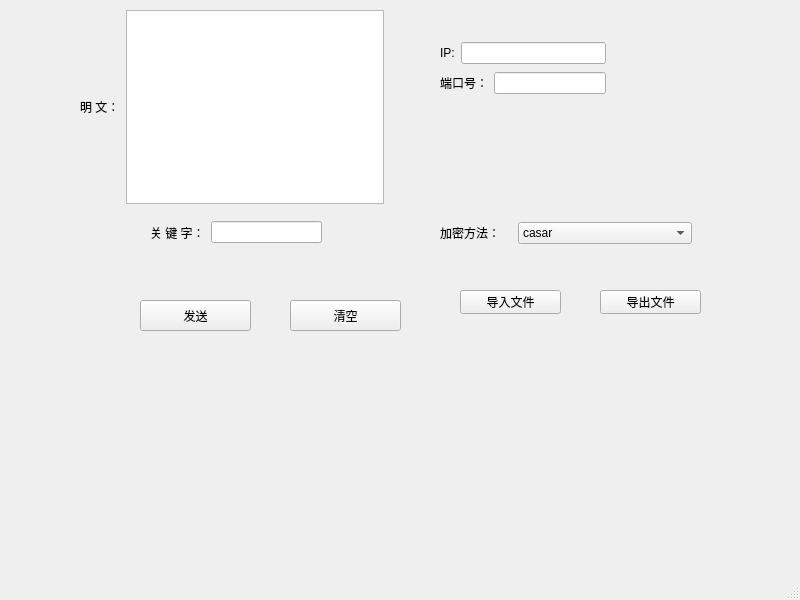
<?xml version="1.0" encoding="UTF-8"?>
<ui version="4.0">
 <class>MainWindow</class>
 <widget class="QMainWindow" name="MainWindow">
  <property name="geometry">
   <rect>
    <x>0</x>
    <y>0</y>
    <width>800</width>
    <height>600</height>
   </rect>
  </property>
  <property name="windowTitle">
   <string>MainWindow</string>
  </property>
  <widget class="QWidget" name="centralwidget">
   <widget class="QLabel" name="label">
    <property name="geometry">
     <rect>
      <x>310</x>
      <y>320</y>
      <width>181</width>
      <height>101</height>
     </rect>
    </property>
    <property name="text">
     <string/>
    </property>
   </widget>
   <widget class="QPushButton" name="pushButton">
    <property name="geometry">
     <rect>
      <x>140</x>
      <y>300</y>
      <width>111</width>
      <height>31</height>
     </rect>
    </property>
    <property name="text">
     <string>发送</string>
    </property>
   </widget>
   <widget class="QPushButton" name="test">
    <property name="geometry">
     <rect>
      <x>600</x>
      <y>290</y>
      <width>101</width>
      <height>24</height>
     </rect>
    </property>
    <property name="text">
     <string>导出文件</string>
    </property>
   </widget>
   <widget class="QPushButton" name="pushButton_2">
    <property name="geometry">
     <rect>
      <x>460</x>
      <y>290</y>
      <width>101</width>
      <height>24</height>
     </rect>
    </property>
    <property name="text">
     <string>导入文件</string>
    </property>
   </widget>
   <widget class="QPushButton" name="pushButton_3">
    <property name="geometry">
     <rect>
      <x>290</x>
      <y>300</y>
      <width>111</width>
      <height>31</height>
     </rect>
    </property>
    <property name="text">
     <string>清空</string>
    </property>
   </widget>
   <widget class="QWidget" name="">
    <property name="geometry">
     <rect>
      <x>440</x>
      <y>220</y>
      <width>252</width>
      <height>26</height>
     </rect>
    </property>
    <layout class="QHBoxLayout" name="horizontalLayout">
     <item>
      <widget class="QLabel" name="label_4">
       <property name="text">
        <string>加密方法：</string>
       </property>
      </widget>
     </item>
     <item>
      <widget class="QComboBox" name="way">
       <item>
        <property name="text">
         <string>casar</string>
        </property>
       </item>
       <item>
        <property name="text">
         <string>Keyword cipher</string>
        </property>
       </item>
       <item>
        <property name="text">
         <string>vigenere</string>
        </property>
       </item>
       <item>
        <property name="text">
         <string>autokeycipher</string>
        </property>
       </item>
       <item>
        <property name="text">
         <string>Playfair cipher</string>
        </property>
       </item>
       <item>
        <property name="text">
         <string>Permutation cipher</string>
        </property>
       </item>
       <item>
        <property name="text">
         <string>Column pemutation cipher</string>
        </property>
       </item>
       <item>
        <property name="text">
         <string>RC4</string>
        </property>
       </item>
       <item>
        <property name="text">
         <string>DES</string>
        </property>
       </item>
       <item>
        <property name="text">
         <string>RSA</string>
        </property>
       </item>
       <item>
        <property name="text">
         <string>DH</string>
        </property>
       </item>
      </widget>
     </item>
    </layout>
   </widget>
   <widget class="QWidget" name="">
    <property name="geometry">
     <rect>
      <x>150</x>
      <y>220</y>
      <width>172</width>
      <height>25</height>
     </rect>
    </property>
    <layout class="QHBoxLayout" name="horizontalLayout_2">
     <item>
      <widget class="QLabel" name="label_2">
       <property name="text">
        <string>关 键 字：</string>
       </property>
      </widget>
     </item>
     <item>
      <widget class="QLineEdit" name="key"/>
     </item>
    </layout>
   </widget>
   <widget class="QWidget" name="">
    <property name="geometry">
     <rect>
      <x>80</x>
      <y>10</y>
      <width>304</width>
      <height>194</height>
     </rect>
    </property>
    <layout class="QHBoxLayout" name="horizontalLayout_3">
     <item>
      <widget class="QLabel" name="label_3">
       <property name="text">
        <string>明 文：</string>
       </property>
      </widget>
     </item>
     <item>
      <widget class="QTextEdit" name="textEdit"/>
     </item>
    </layout>
   </widget>
   <widget class="QWidget" name="">
    <property name="geometry">
     <rect>
      <x>440</x>
      <y>40</y>
      <width>166</width>
      <height>58</height>
     </rect>
    </property>
    <layout class="QVBoxLayout" name="verticalLayout">
     <item>
      <layout class="QHBoxLayout" name="horizontalLayout_4">
       <item>
        <widget class="QLabel" name="label_5">
         <property name="text">
          <string>IP:</string>
         </property>
        </widget>
       </item>
       <item>
        <widget class="QLineEdit" name="lineEdit"/>
       </item>
      </layout>
     </item>
     <item>
      <layout class="QHBoxLayout" name="horizontalLayout_5">
       <item>
        <widget class="QLabel" name="label_6">
         <property name="text">
          <string>端口号：</string>
         </property>
        </widget>
       </item>
       <item>
        <widget class="QLineEdit" name="lineEdit_2"/>
       </item>
      </layout>
     </item>
    </layout>
   </widget>
  </widget>
  <widget class="QMenuBar" name="menubar">
   <property name="geometry">
    <rect>
     <x>0</x>
     <y>0</y>
     <width>800</width>
     <height>21</height>
    </rect>
   </property>
  </widget>
  <widget class="QStatusBar" name="statusbar"/>
 </widget>
 <resources/>
 <connections/>
</ui>
